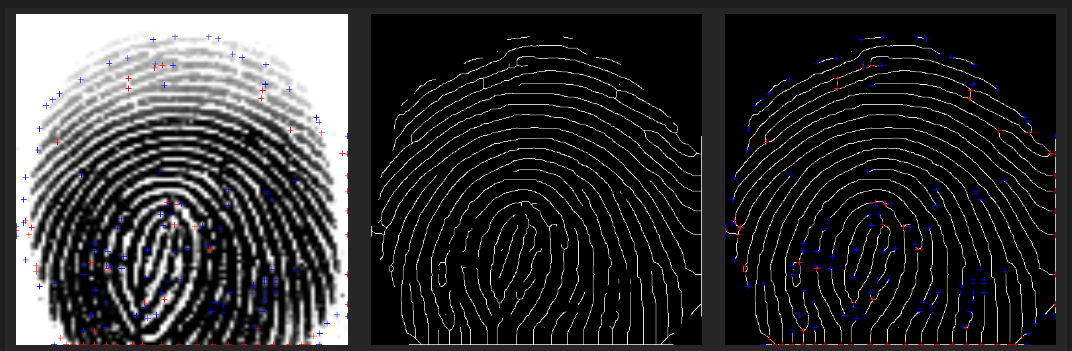
#> input picture visualizaiton/nonfilter_minutiae.png, 1072 x 351 px
$ python -i fingerprint_inhancement_my.py   (imports and definitions only)
#> lines starting #> are read from the running program, lines starting #| are printed output that depends on the picture

import numpy as np
import cv2
import math
import matplotlib as plt
from scipy.signal import convolve2d
from scipy import signal


# [53 lines left out: function normalization_with_mask, not called in this run]


def estimate_orientation(image:np.ndarray, block_size:int=16, block_size_lp:int=3,smooth_flag:bool=True,interpolate:bool = True):
    """
    Args :
        image : np.ndarray
        block_size: int, window (block) size
        block_size_lp : lowpass filter window size
        smooth_flag : block 사이사이 노이즈가 많을시 사용하면됨

    Return :
        orientations :np.ndarray

    Description :
        주어진 이미지에 대한 block wise한 orientation 계산이다.
        전체 이미지에 대한 x,y에 대한 gradient를 구한다. (굳이 sobel이 아닌 다른 방법도 상관없다)
        gradient를 얻은 이미지에 대해 블록 단위의 연산을 하여, orientation을 구한다.
        만약 블록단위의 연산을 할때 갑자기 방향성이 튀는 경우가 있다. 지문만이 segmentaiton 되었다고 하였을때는, 연속된 방향성을 지니는 지문에서는 노이즈로 간주할 수 있다.
        이 노이즈를 없애주기 위한 block 단위의 lowpass filter를 사용하여, orientation을 구할 수 있다.
        수식에 대한 설명은 논문에 없었으나 (A. Ravishankar Rao (auth.) - A Taxonomy for Texture Description and Identification-Springer-Verlag New York (1990) 찾을 수 있다)

    Reference :
         reference :
        Hong, l., wan, y., & jain, a. k. (1998). fingerprint image enhancement: algorithms and performance evaluation. ieee transactions on pattern analysis and machine intelligence, 20(8), 777–789.

    """
#> called with block_size = 16, block_size_lp = 3, smooth_flag = True, interpolate = True
    #Reduce noise
    image = cv2.GaussianBlur(image, (5, 5), 1)
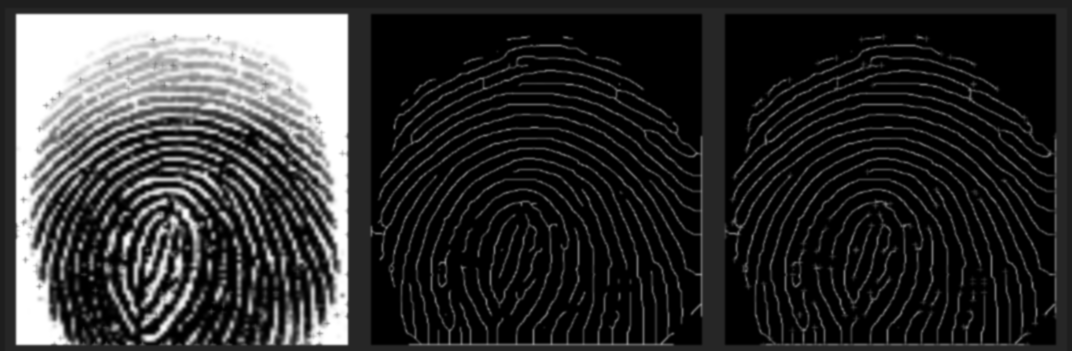
#> image: shape (351, 1072); min 0, max 255, mean 51
    # Divide image into blocks of size block_size x block_size
    n_rows, n_cols = image.shape
#> n_rows = 351; n_cols = 1072
    n_blocks_row = n_rows // block_size
#> n_blocks_row = 21
    n_blocks_col = n_cols // block_size
#> n_blocks_col = 67

    # Compute gradients using Sobel operator

    dx = convolve2d(image, np.array([[-1, 0, 1], [-2, 0, 2], [-1, 0, 1]]), mode='same')
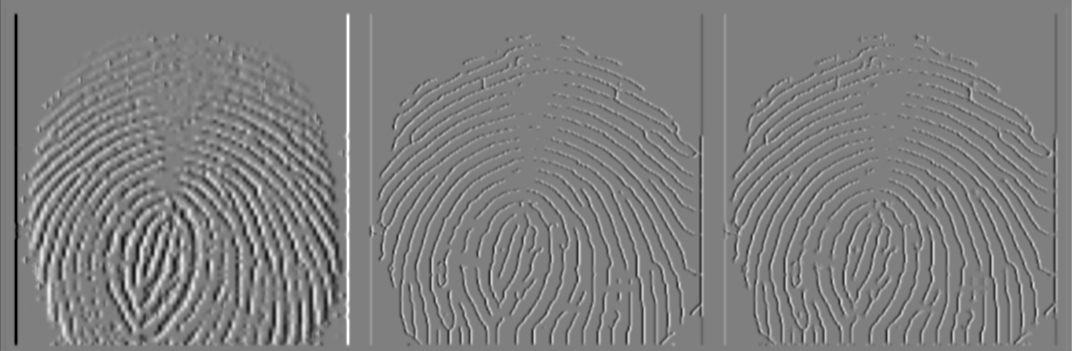
#> dx: shape (351, 1072) int64; min -564, max 564, mean 0; drawn with min black and max white
    dy = convolve2d(image, np.array([[-1, -2, -1], [0, 0, 0], [1, 2, 1]]), mode='same')
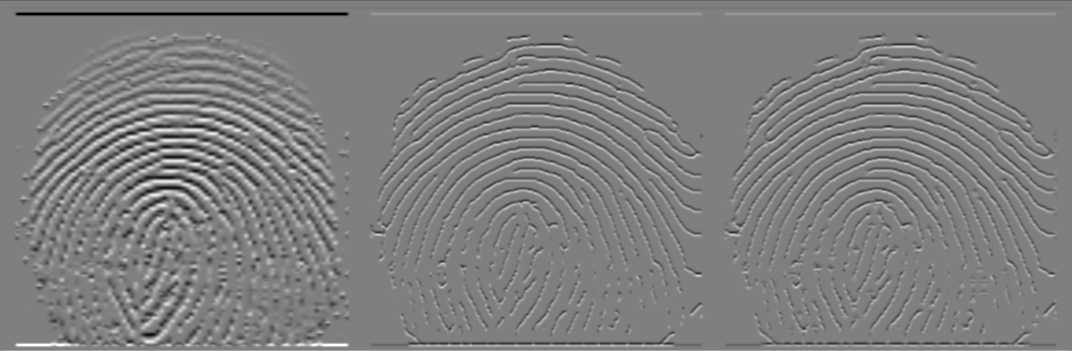
#> dy: shape (351, 1072) int64; min -564, max 564, mean -0.1; drawn with min black and max white

    # Estimate local orientation for each block
    orientations = np.zeros((n_blocks_row, n_blocks_col))
    for i in range(n_blocks_row):
        for j in range(n_blocks_col):
            # Define the boundaries of the block
            block_x_start = i*block_size
            block_x_end = block_x_start + block_size
            block_y_start = j*block_size
            block_y_end = block_y_start + block_size

            # Compute the Fourier transform of the block
            block_dx = dx[block_x_start:block_x_end, block_y_start:block_y_end]
            block_dy = dy[block_x_start:block_x_end, block_y_start:block_y_end]

            # Compute Vx and Vy
            Vx = np.sum(2 * block_dx * block_dy)
            Vy = np.sum(block_dx**2 - block_dy**2)

            # Compute the dominant orientation
            if Vx or Vy :
                phi = 0.5 * np.arctan2(Vx, Vy)
                phi = phi + np.pi/2 if phi < 0 else phi - np.pi/2
            else :
                phi = 0


            # Save the dominant orientation for the block
            orientations[i, j] = phi
            orientations = np.mod(orientations, np.pi)
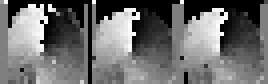
#> orientations: shape (21, 67) float64 (shown 4 times larger); min 0, max 3.14, mean 1.34; drawn with min black and max white


    if smooth_flag :
        #Low-pass filter the orientation image
        phi_x = np.cos(2 * orientations)
        phi_y = np.sin(2 * orientations)

        # Define the low-pass filter
        w_f = block_size_lp
        block_size = np.ones((w_f, w_f))
        block_size /= np.sum(block_size) # Ensure unit integral

        # Apply the filter in a sliding window manner
        phi_x_smoothed = convolve2d(phi_x, block_size, mode='same')
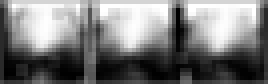
#> phi_x_smoothed: shape (21, 67) float64 (shown 4 times larger); min -1, max 1, mean -0.0404; drawn with min black and max white
        phi_y_smoothed = convolve2d(phi_y, block_size, mode='same')
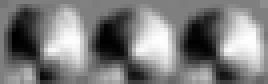
#> phi_y_smoothed: shape (21, 67) float64 (shown 4 times larger); min -0.981, max 0.985, mean -0.0151; drawn with min black and max white

        # Convert the smoothed vector field back to an orientation field
        orientations = np.arctan2(phi_y_smoothed, phi_x_smoothed) / 2


    if interpolate:
        orientations = cv2.resize(orientations, (500,500),interpolation=cv2.INTER_NEAREST)
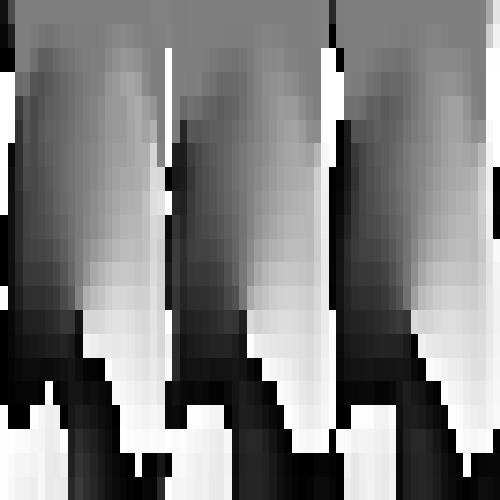
#> orientations: shape (500, 500) float64; min -1.57, max 1.57, mean -0.00308; drawn with min black and max white


    return orientations


# [47 lines left out: function showOrientations, not called in this run]
import scipy.ndimage as ndimage


# [268 lines left out: functions normalize, rotateAndCrop, estimateFrequencies, convolve, gaborKernel, gaborFilter and 1 more, not called in this run]

"""
이미지를 이진화합니다. (흑백 이미지로 변환)
3x3 크기의 cross-shaped 커널을 생성하여 이미지를 erode합니다.
erode한 결과물을 다시 dilate하고, 이를 원래 이미지에서 뺀 결과물을 생성합니다. 이를 temp 변수에 저장합니다.
skel 변수에 temp와 bitwise_or 연산을 수행하여 추가합니다.
erode된 이미지를 다시 원래 이미지로 복사합니다.
위의 과정을 반복하면서, img에서 0이 아닌 픽셀의 개수가 0이 될 때까지 반복합니다.
skel 이미지에 대하여 다시 thinning을 수행합니다. 이때는 Zhang-Suen 알고리즘을 사용합니다.
thinning한 결과물을 반환합니다.
코드에서 사용된 함수들은 다음과 같습니다.

cv2.threshold() : 이미지 이진화 함수
cv2.getStructuringElement() : 커널 생성 함수
cv2.erode() : 이미지 erode 함수
cv2.dilate() : 이미지 dilate 함수
cv2.subtract() : 이미지 간 차이 구하기 함수
cv2.countNonZero() : 이미지에서 0이 아닌 픽셀 개수 구하기 함수
cv2.bitwise_or() : 이미지 OR 연산 함수
cv2.ximgproc.thinning() : 이미지 thinning 함수 (다양한 알고리즘 제공)
"""

# [25 lines left out: function thinning_image, not called in this run]


# [66 lines of commented-out code are left out]

>>> import cv2
>>> picture = cv2.imread('../visualizaiton/nonfilter_minutiae.png', cv2.IMREAD_GRAYSCALE)
>>> result = estimate_orientation(picture)
